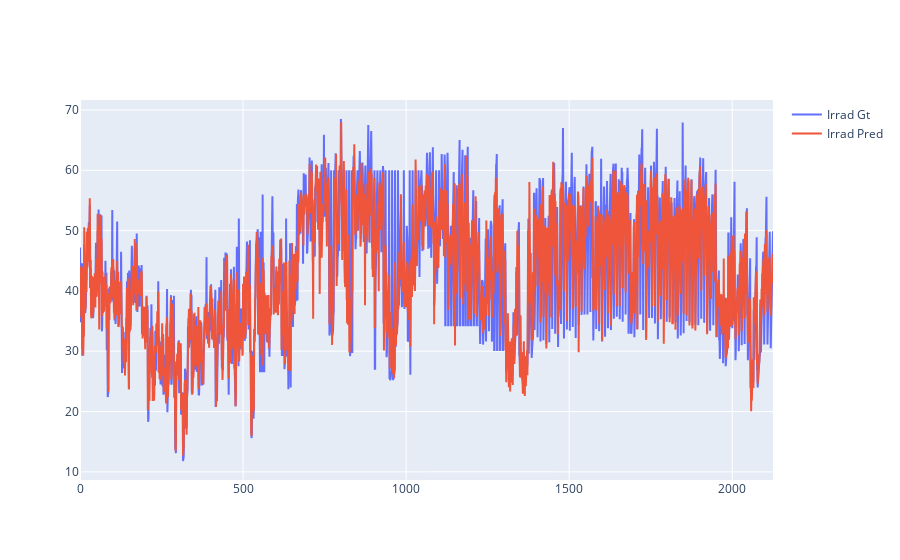

The code cell stored with this chart in its notebook:
### Markdown cell above
#### Prediction Visualization

### Code cell
fig = go.Figure()

fig.add_trace(go.Scatter(x=train_s.index, y=train_s["Temp_m"], mode="lines", name="Irrad Gt"))
fig.add_trace(go.Scatter(x=train_s.index, y=train_s["Temp_m_pred"], mode="lines", name="Irrad Pred"))
fig.show()

### Figure 1 — Plotly figure (JSON) as saved in the notebook; plotly's stock layout.template omitted (floating-point values rounded to 4 significant figures; data arrays with more than 128 entries replaced by an {"elided": "..."} marker saying what was removed)
{"data": [{"mode": "lines", "name": "Irrad Gt", "type": "scatter", "x": {"elided": "2126 int values"}, "y": {"elided": "2126 float values"}}, {"mode": "lines", "name": "Irrad Pred", "type": "scatter", "x": {"elided": "2126 int values"}, "y": {"elided": "2126 float values"}}], "layout": {"autosize": true, "dragmode": "zoom", "xaxis": {"autorange": true, "range": [0, 2125], "showspikes": false, "type": "linear"}, "yaxis": {"autorange": true, "range": [8.65, 71.65], "showspikes": false, "type": "linear"}}}
